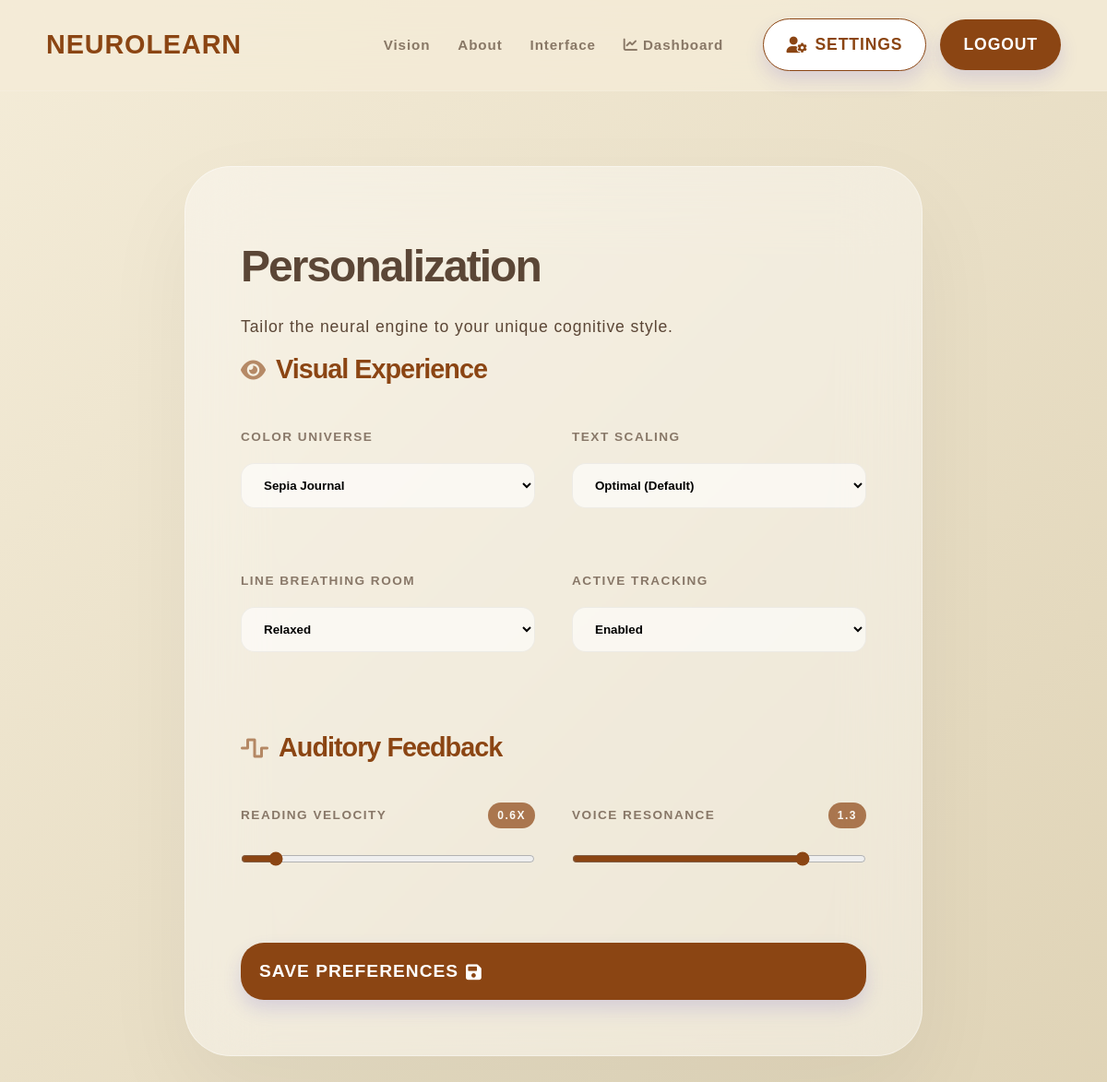
The app's page /profile (signed in) with its own data.
### models.py (models this page shows)
class UserProfile(db.Model):
    id = db.Column(db.Integer, primary_key=True)
    user_id = db.Column(db.Integer, db.ForeignKey('user.id'), nullable=False)
    theme = db.Column(db.String(50), default='light')
    font_size = db.Column(db.String(50), default='medium')
    line_spacing = db.Column(db.String(50), default='normal')
    highlight_active = db.Column(db.Boolean, default=True)
    tts_speed = db.Column(db.Float, default=0.85)
    tts_pitch = db.Column(db.Float, default=1.0)

### app.py (the view, shortened to what this page needs)
@app.route('/profile', methods=['GET', 'POST'])
@login_required
def profile():
    profile = current_user.profile
    if not profile:
        profile = UserProfile(user_id=current_user.id)
        db.session.add(profile)
        db.session.commit()
    return render_template('profile.html', profile=profile)

### app.py (called while the page is built)
@login_manager.user_loader
def load_user(user_id):
    return User.query.get(int(user_id))

### templates/profile.html (shortened to what this page needs)
{% extends "base.html" %}
{% block content %}
<div class="profile-container">
    <div class="settings-card" data-aos="zoom-in">
        <div class="text-center mb-5">
            <h1 class="fw-bold" style="font-size: 3rem; letter-spacing: -2px;">Personalization</h1>
            <p class="opacity-60 fw-bold">Tailor the neural engine to your unique cognitive style.</p>
        </div>
        <form method="POST">
            <div class="section-title"><i class="fas fa-eye"></i> Visual Experience</div>
            <div class="settings-grid">
                <div class="setting-item">
                    <label>Color Universe</label>
                    <select name="theme">
                        <option value="sepia" {% if profile.theme == 'sepia' %}selected{% endif %}>Sepia Journal</option>
                    </select>
                </div>
                <div class="setting-item">
                    <label>Text Scaling</label>
                    <select name="font_size">
                        <option value="medium" {% if profile.font_size == 'medium' %}selected{% endif %}>Optimal (Default)</option>
                    </select>
                </div>
                <div class="setting-item">
                    <label>Line Breathing Room</label>
                    <select name="line_spacing">
                        <option value="relaxed" {% if profile.line_spacing == 'relaxed' %}selected{% endif %}>Relaxed</option>
                    </select>
                </div>
                <div class="setting-item">
                    <label>Active Tracking</label>
                    <select name="highlight_active">
                        <option value="1" {% if profile.highlight_active %}selected{% endif %}>Enabled</option>
                    </select>
                </div>
            </div>
            <div class="section-title"><i class="fas fa-wave-square"></i> Auditory Feedback</div>
            <div class="settings-grid">
                <div class="setting-item">
                    <label>Reading Velocity <span class="val-badge" id="speedVal">{{ profile.tts_speed }}x</span></label>
                    <input type="range" name="tts_speed" min="0.5" max="1.5" step="0.1" value="{{ profile.tts_speed }}" oninput="document.getElementById('speedVal').innerText=this.value+'x'">
                </div>
                <div class="setting-item">
                    <label>Voice Resonance <span class="val-badge" id="pitchVal">{{ profile.tts_pitch }}</span></label>
                    <input type="range" name="tts_pitch" min="0.5" max="1.5" step="0.1" value="{{ profile.tts_pitch }}" oninput="document.getElementById('pitchVal').innerText=this.value">
                </div>
            </div>
            <button type="submit" class="btn-glow save-btn">
                SAVE PREFERENCES <i class="fas fa-save ms-2"></i>
            </button>
        </form>
    </div>
</div>
{% endblock %}

### templates/base.html (style rules this page uses)
:root { --bg-gradient: linear-gradient(135deg, #fce7f3 0%, #e0f2fe 100%); --primary-indigo: #4338ca; --text-main: #1e1b4b; --accent-pink: #fbcfe8; --accent-blue: #bae6fd; --glass: rgba(255, 255, 255, 0.4); --nav-bg: rgba(255, 255, 255, 0.3); --hl-homophone: #FFF59D; --hl-visually: #B2DFDB; --hl-misread: #F8BBD0; }
body.sepia { --bg-gradient: linear-gradient(135deg, #f4ecd8 0%, #dfd3b6 100%); --text-main: #5b4636; --primary-indigo: #8b4513; --nav-bg: rgba(244, 236, 216, 0.8); }
* { margin: 0; padding: 0; box-sizing: border-box; font-family: 'Outfit', 'OpenDyslexic', sans-serif; }
body { margin: 0; padding: 0; min-height: 100vh; color: var(--text-main); background: var(--bg-gradient); transition: all 0.4s ease; position: relative; }
.btn-glow { padding: 10px 25px; border-radius: 50px; background: var(--primary-indigo); color: white !important; font-weight: 700; text-decoration: none; transition: 0.4s; box-shadow: 0 10px 20px rgba(67, 56, 202, 0.15); border: none; cursor: pointer; display: inline-flex; align-items: center; gap: 8px; }
.font-medium { font-size: 1.1rem; }
.spacing-relaxed { line-height: 2.0; letter-spacing: 0.05em; }

### templates/profile.html (style rules this page uses)
.profile-container { padding: 60px 20px; display: flex; justify-content: center; }
.settings-card { background: var(--glass); backdrop-filter: blur(40px); border-radius: 50px; padding: 60px; border: 1px solid rgba(255, 255, 255, 0.4); box-shadow: 0 40px 100px rgba(0, 0, 0, 0.05); width: 100%; max-width: 800px; }
.section-title { font-size: 1.8rem; font-weight: 800; color: var(--primary-indigo); margin-bottom: 30px; display: flex; align-items: center; gap: 12px; letter-spacing: -1px; }
.section-title i { font-size: 1.5rem; opacity: 0.6; }
.settings-grid { display: grid; grid-template-columns: 1fr 1fr; gap: 40px; margin-bottom: 50px; }
.setting-item { margin-bottom: 25px; }
.setting-item label { display: block; font-weight: 800; font-size: 0.85rem; text-transform: uppercase; letter-spacing: 1.5px; margin-bottom: 15px; opacity: 0.7; }
select, input[type="range"] { width: 100%; padding: 15px 20px; border-radius: 15px; border: 1px solid rgba(0,0,0,0.05); background: rgba(255,255,255,0.6); font-weight: 600; font-family: inherit; transition: 0.3s; }
input[type="range"] { padding: 0; cursor: pointer; height: 8px; border: none; accent-color: var(--primary-indigo); }
.val-badge { background: var(--primary-indigo); color: white; padding: 2px 10px; border-radius: 20px; font-size: 0.75rem; float: right; }
.save-btn { width: 100%; padding: 20px; border-radius: 25px; font-size: 1.2rem; font-weight: 800; letter-spacing: 1px; }

### records on screen
UserProfile: theme "Sepia Journal", font_size "Optimal (Default)", line_spacing "Relaxed", highlight_active "Enabled", tts_speed "0.6", tts_pitch "1.3"
